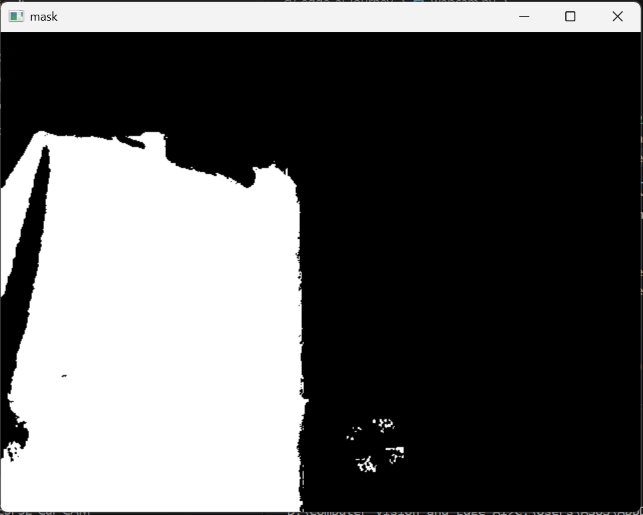
#> input picture image.png, 643 x 515 px, given in place of the camera
$ python webcam.py
#> lines starting #> are read from the running program, lines starting #| are printed output that depends on the picture
import cv2

cap = cv2.VideoCapture(0)
if not cap.isOpened():
    raise RuntimeError("Không mở được camera")

lower = (100, 120, 70)
upper = (130, 255, 255)


while True:
    ok, frame = cap.read()
#> frame is the input picture: shape (515, 643, 3); mean B, G, R 92.6, 92.6, 92.6
    if not ok:
        break
    gray_frame = cv2.cvtColor(frame, cv2.COLOR_BGR2GRAY)
    blurred_frame = cv2.GaussianBlur(gray_frame, (5, 5), 0)
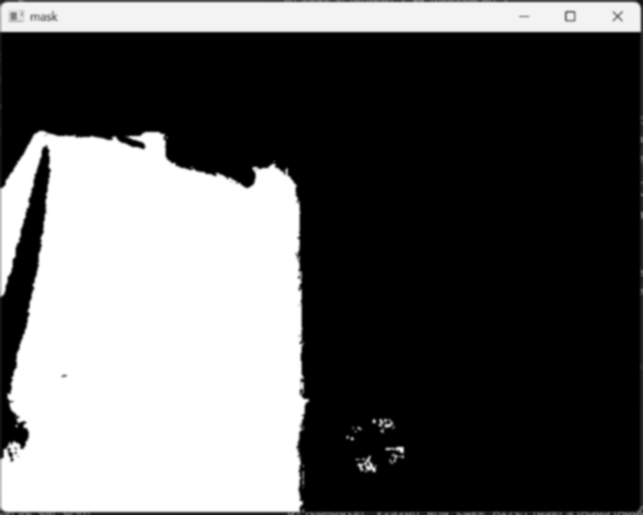
#> blurred_frame: shape (515, 643); min 0, max 255, mean 92.7
    edge_frame = cv2.Canny(blurred_frame, 50, 250)
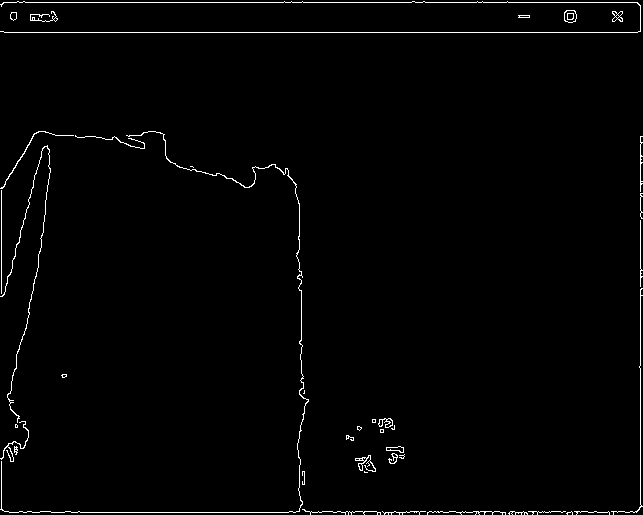
#> edge_frame: shape (515, 643); 1.4% white in thin lines or dots
    hsv = cv2.cvtColor(frame, cv2.COLOR_BGR2HSV)
#> hsv: shape (515, 643, 3); mean H, S, V 1.4, 0.4, 92.7
    mask = cv2.inRange(hsv, lower, upper) #điểm ảnh nào nằm trong khoảng lower đến upper thì thành trắng (255), còn lại đen (0)
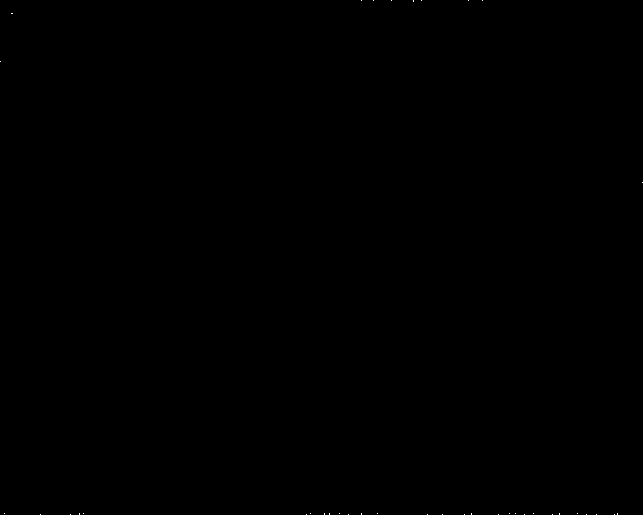
#> mask: shape (515, 643); 0.01% white in thin lines or dots
    result = cv2.bitwise_and(frame, frame, mask=mask) #: chỉ giữ lại phần ảnh gốc ở chỗ mặt nạ trắng, phần còn lại thành đen.

    cv2.imshow("webcam", frame)
    cv2.imshow("webcam_gray", gray_frame)
    cv2.imshow("webcam_edge", edge_frame)
    cv2.imshow("mask", mask)
    cv2.imshow("result", result)

    if cv2.waitKey(1) & 0xFF == ord("q"):
#> (key q is pressed here)
        break
cap.release()
cv2.destroyAllWindows()
